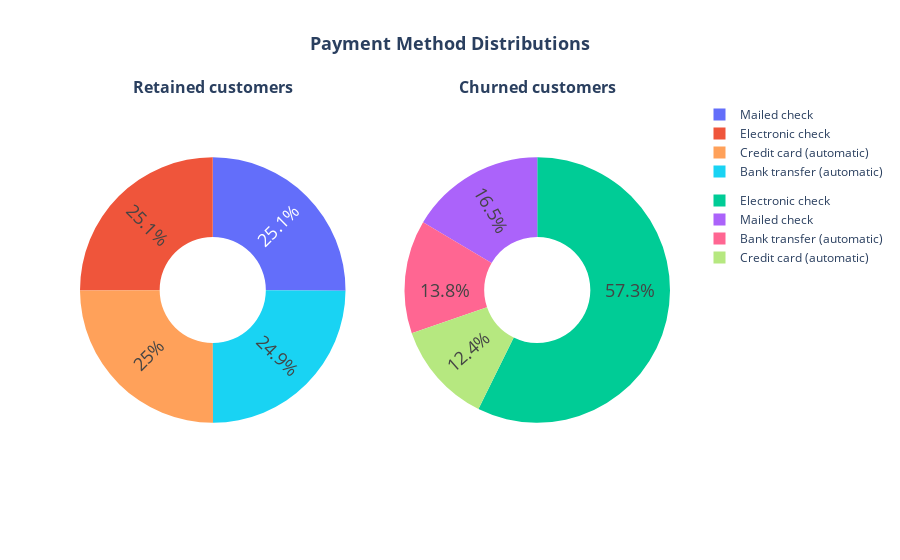

Notebook code for this chart:
### Code cell
# Haremos nuestro primer diagrama para ver la distribución de churn por método de pago
# Etiquetas
retained_payments = df[df['Churn'] == 'No']['PaymentMethod'].value_counts()
rotated_payments = df[df['Churn'] == 'Yes']['PaymentMethod'].value_counts()

plot_donut_subplots(
    data_list=[
        {
            "labels": retained_payments.index,
            "values": retained_payments.values,
            "name": "Retained",
            "colors": ['#636EFA', '#EF553B', '#FFA15A', '#19D3F3'],
            "annotation": "Payment Method"
        },
        {
            "labels": rotated_payments.index,
            "values": rotated_payments.values,
            "name": "Churned",
            "colors": ['#00CC96', '#AB63FA', '#FF6692', '#B6E880'],
            "annotation": "Churned"
        }
    ],
    rows=1, cols=2,
    title="<b>Payment Method Distributions</b>",
    subplot_titles=["<b>Retained customers</b>", "<b>Churned customers</b>"],
    text_size=18
)

### Figure 1 — Plotly figure (JSON) as saved in the notebook; plotly's stock layout.template omitted (floating-point values rounded to 4 significant figures)
{"data": [{"domain": {"x": [0, 0.45], "y": [0, 1]}, "hole": 0.4, "insidetextorientation": "radial", "labels": ["Mailed check", "Electronic check", "Credit card (automatic)", "Bank transfer (automatic)"], "legendgroup": "group_0", "marker": {"colors": ["#636EFA", "#EF553B", "#FFA15A", "#19D3F3"]}, "name": "Retained", "showlegend": true, "textfont": {"size": 18}, "textinfo": "percent", "textposition": "inside", "type": "pie", "values": [1296, 1294, 1289, 1284]}, {"domain": {"x": [0.55, 1], "y": [0, 1]}, "hole": 0.4, "insidetextorientation": "radial", "labels": ["Electronic check", "Mailed check", "Bank transfer (automatic)", "Credit card (automatic)"], "legendgroup": "group_1", "marker": {"colors": ["#00CC96", "#AB63FA", "#FF6692", "#B6E880"]}, "name": "Churned", "showlegend": true, "textfont": {"size": 18}, "textinfo": "percent", "textposition": "inside", "type": "pie", "values": [1071, 308, 258, 232]}], "layout": {"annotations": [{"font": {"size": 16}, "showarrow": false, "text": "<b>Retained customers</b>", "x": 0.225, "xanchor": "center", "xref": "paper", "y": 1, "yanchor": "bottom", "yref": "paper"}, {"font": {"size": 16}, "showarrow": false, "text": "<b>Churned customers</b>", "x": 0.775, "xanchor": "center", "xref": "paper", "y": 1, "yanchor": "bottom", "yref": "paper"}], "font": {"size": 12}, "legend": {"orientation": "v", "x": 1.05, "y": 1}, "title": {"font": {"size": 18}, "text": "<b>Payment Method Distributions</b>", "x": 0.5}}}
